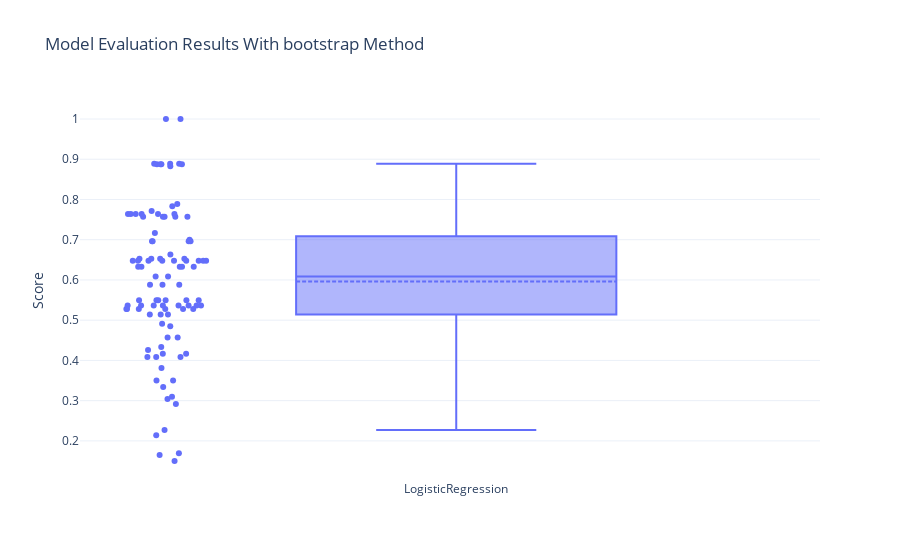

This figure's notebook cell:
### Code cell
mod, df ,shp = mlpipe.bayesian_search(estimator_name='LogisticRegression',scoring='matthews_corrcoef', evaluation='bootstrap', n_trials=100, cv=5, warnings_filter=True,calculate_shap=True)
